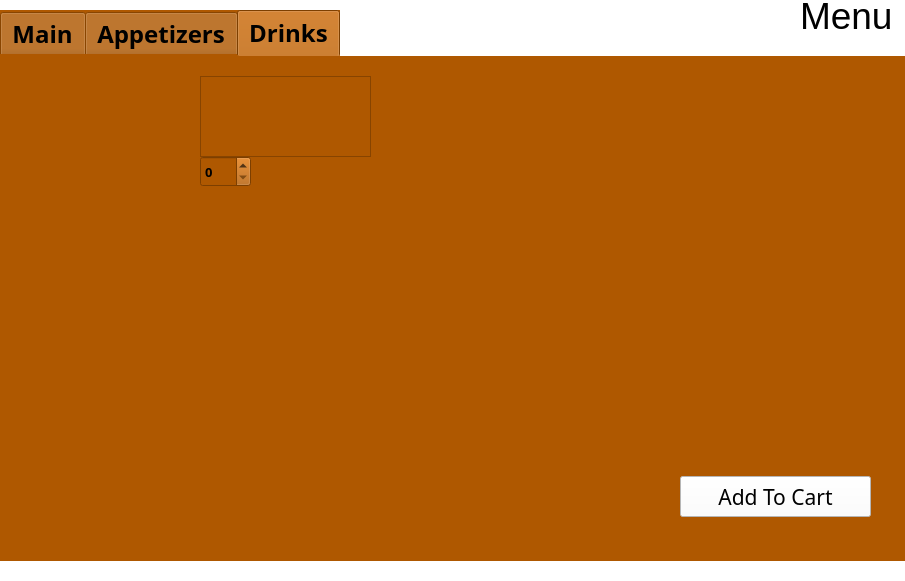
<?xml version="1.0" encoding="UTF-8"?>
<ui version="4.0">
 <class>order</class>
 <widget class="QWidget" name="order">
  <property name="geometry">
   <rect>
    <x>0</x>
    <y>0</y>
    <width>905</width>
    <height>581</height>
   </rect>
  </property>
  <property name="windowTitle">
   <string>Form</string>
  </property>
  <property name="styleSheet">
   <string notr="true">background-color: rgb(255, 255, 255);</string>
  </property>
  <widget class="QTabWidget" name="food1">
   <property name="geometry">
    <rect>
     <x>0</x>
     <y>10</y>
     <width>911</width>
     <height>551</height>
    </rect>
   </property>
   <property name="font">
    <font>
     <family>Arial Rounded MT Bold</family>
     <pointsize>18</pointsize>
     <bold>true</bold>
    </font>
   </property>
   <property name="mouseTracking">
    <bool>true</bool>
   </property>
   <property name="tabletTracking">
    <bool>true</bool>
   </property>
   <property name="styleSheet">
    <string notr="true">background-color: rgb(240, 205, 123);
background-color: rgb(224, 112, 0);
background-color: rgb(137, 206, 0);
background-color: rgb(85, 255, 255);
border-right-color: rgb(255, 198, 84);
selection-color: rgb(170, 170, 127);
border-color: rgb(255, 204, 74);
background-color: rgb(170, 255, 127);
background-color: rgb(239, 120, 0);
background-color: rgb(226, 113, 0);
background-color: rgb(175, 88, 0);</string>
   </property>
   <property name="currentIndex">
    <number>2</number>
   </property>
   <widget class="QWidget" name="tab">
    <attribute name="title">
     <string>Main</string>
    </attribute>
    <widget class="QTextBrowser" name="food11">
     <property name="geometry">
      <rect>
       <x>190</x>
       <y>20</y>
       <width>171</width>
       <height>101</height>
      </rect>
     </property>
     <property name="font">
      <font>
       <family>Arial Rounded MT Bold</family>
       <pointsize>10</pointsize>
      </font>
     </property>
     <property name="autoFillBackground">
      <bool>true</bool>
     </property>
     <property name="styleSheet">
      <string notr="true"/>
     </property>
     <property name="lineWidth">
      <number>0</number>
     </property>
    </widget>
    <widget class="QSpinBox" name="food11c">
     <property name="geometry">
      <rect>
       <x>190</x>
       <y>120</y>
       <width>51</width>
       <height>31</height>
      </rect>
     </property>
     <property name="font">
      <font>
       <family>Arial Rounded MT Bold</family>
       <pointsize>10</pointsize>
       <bold>true</bold>
      </font>
     </property>
     <property name="maximum">
      <number>10</number>
     </property>
    </widget>
    <widget class="QTextBrowser" name="food12">
     <property name="geometry">
      <rect>
       <x>190</x>
       <y>160</y>
       <width>171</width>
       <height>111</height>
      </rect>
     </property>
     <property name="font">
      <font>
       <pointsize>10</pointsize>
      </font>
     </property>
     <property name="autoFillBackground">
      <bool>true</bool>
     </property>
    </widget>
    <widget class="QSpinBox" name="food12c">
     <property name="geometry">
      <rect>
       <x>190</x>
       <y>270</y>
       <width>51</width>
       <height>31</height>
      </rect>
     </property>
     <property name="font">
      <font>
       <pointsize>10</pointsize>
      </font>
     </property>
     <property name="maximum">
      <number>10</number>
     </property>
    </widget>
    <widget class="QTextBrowser" name="food13">
     <property name="geometry">
      <rect>
       <x>580</x>
       <y>20</y>
       <width>171</width>
       <height>101</height>
      </rect>
     </property>
     <property name="font">
      <font>
       <pointsize>10</pointsize>
      </font>
     </property>
     <property name="autoFillBackground">
      <bool>true</bool>
     </property>
    </widget>
    <widget class="QSpinBox" name="food13c">
     <property name="geometry">
      <rect>
       <x>580</x>
       <y>120</y>
       <width>51</width>
       <height>31</height>
      </rect>
     </property>
     <property name="font">
      <font>
       <pointsize>10</pointsize>
      </font>
     </property>
     <property name="maximum">
      <number>10</number>
     </property>
    </widget>
    <widget class="QTextBrowser" name="food14">
     <property name="geometry">
      <rect>
       <x>580</x>
       <y>160</y>
       <width>171</width>
       <height>111</height>
      </rect>
     </property>
     <property name="font">
      <font>
       <pointsize>10</pointsize>
      </font>
     </property>
     <property name="autoFillBackground">
      <bool>true</bool>
     </property>
    </widget>
    <widget class="QSpinBox" name="food14c">
     <property name="geometry">
      <rect>
       <x>580</x>
       <y>270</y>
       <width>51</width>
       <height>31</height>
      </rect>
     </property>
     <property name="font">
      <font>
       <pointsize>10</pointsize>
      </font>
     </property>
     <property name="maximum">
      <number>10</number>
     </property>
    </widget>
    <widget class="QPushButton" name="pushButton_4">
     <property name="geometry">
      <rect>
       <x>20</x>
       <y>430</y>
       <width>101</width>
       <height>41</height>
      </rect>
     </property>
     <property name="font">
      <font>
       <family>Arial Rounded MT Bold</family>
       <pointsize>16</pointsize>
      </font>
     </property>
     <property name="styleSheet">
      <string notr="true">background-color: rgb(255, 157, 19);
background-color: rgb(255, 255, 255);
background-color: rgb(255, 255, 255);
background-color: rgb(255, 255, 255);</string>
     </property>
     <property name="text">
      <string>back</string>
     </property>
    </widget>
    <widget class="QLabel" name="label_3">
     <property name="geometry">
      <rect>
       <x>10</x>
       <y>10</y>
       <width>171</width>
       <height>111</height>
      </rect>
     </property>
     <property name="text">
      <string/>
     </property>
     <property name="pixmap">
      <pixmap resource="pic.qrc">:/chaofan.jpg</pixmap>
     </property>
     <property name="scaledContents">
      <bool>true</bool>
     </property>
    </widget>
    <widget class="QLabel" name="label_4">
     <property name="geometry">
      <rect>
       <x>400</x>
       <y>10</y>
       <width>171</width>
       <height>111</height>
      </rect>
     </property>
     <property name="text">
      <string/>
     </property>
     <property name="pixmap">
      <pixmap resource="pic.qrc">:/chaofen.jpeg</pixmap>
     </property>
     <property name="scaledContents">
      <bool>true</bool>
     </property>
    </widget>
    <widget class="QLabel" name="label_5">
     <property name="geometry">
      <rect>
       <x>10</x>
       <y>160</y>
       <width>171</width>
       <height>111</height>
      </rect>
     </property>
     <property name="text">
      <string/>
     </property>
     <property name="pixmap">
      <pixmap resource="pic.qrc">:/jiaozi.jpg</pixmap>
     </property>
     <property name="scaledContents">
      <bool>true</bool>
     </property>
    </widget>
    <widget class="QLabel" name="label_6">
     <property name="geometry">
      <rect>
       <x>400</x>
       <y>160</y>
       <width>171</width>
       <height>111</height>
      </rect>
     </property>
     <property name="text">
      <string/>
     </property>
     <property name="pixmap">
      <pixmap resource="pic.qrc">:/tofu.jpeg</pixmap>
     </property>
     <property name="scaledContents">
      <bool>true</bool>
     </property>
    </widget>
    <widget class="QPushButton" name="pushButton_3">
     <property name="geometry">
      <rect>
       <x>680</x>
       <y>420</y>
       <width>191</width>
       <height>41</height>
      </rect>
     </property>
     <property name="font">
      <font>
       <family>Arial Rounded MT Bold</family>
       <pointsize>16</pointsize>
      </font>
     </property>
     <property name="styleSheet">
      <string notr="true">background-color: rgb(255, 255, 255);</string>
     </property>
     <property name="text">
      <string>Add To Cart</string>
     </property>
    </widget>
   </widget>
   <widget class="QWidget" name="tab_2">
    <attribute name="title">
     <string>Appetizers</string>
    </attribute>
    <widget class="QTextBrowser" name="food16">
     <property name="geometry">
      <rect>
       <x>190</x>
       <y>20</y>
       <width>171</width>
       <height>111</height>
      </rect>
     </property>
     <property name="font">
      <font>
       <family>Arial Rounded MT Bold</family>
       <pointsize>10</pointsize>
      </font>
     </property>
     <property name="autoFillBackground">
      <bool>true</bool>
     </property>
     <property name="styleSheet">
      <string notr="true">border-color: rgb(255, 255, 255);</string>
     </property>
    </widget>
    <widget class="QSpinBox" name="food16c">
     <property name="geometry">
      <rect>
       <x>190</x>
       <y>130</y>
       <width>51</width>
       <height>31</height>
      </rect>
     </property>
     <property name="font">
      <font>
       <family>Arial Rounded MT Bold</family>
       <pointsize>10</pointsize>
       <bold>true</bold>
      </font>
     </property>
     <property name="maximum">
      <number>10</number>
     </property>
    </widget>
    <widget class="QLabel" name="label_2">
     <property name="geometry">
      <rect>
       <x>20</x>
       <y>20</y>
       <width>161</width>
       <height>111</height>
      </rect>
     </property>
     <property name="text">
      <string/>
     </property>
     <property name="pixmap">
      <pixmap resource="pic.qrc">:/vegieSoup.jpg</pixmap>
     </property>
     <property name="scaledContents">
      <bool>true</bool>
     </property>
    </widget>
    <widget class="QPushButton" name="pushButton_5">
     <property name="geometry">
      <rect>
       <x>680</x>
       <y>420</y>
       <width>191</width>
       <height>41</height>
      </rect>
     </property>
     <property name="font">
      <font>
       <family>Arial Rounded MT Bold</family>
       <pointsize>16</pointsize>
      </font>
     </property>
     <property name="styleSheet">
      <string notr="true">background-color: rgb(255, 255, 255);</string>
     </property>
     <property name="text">
      <string>Add To Cart</string>
     </property>
    </widget>
   </widget>
   <widget class="QWidget" name="tab_3">
    <attribute name="title">
     <string>Drinks</string>
    </attribute>
    <widget class="QTextBrowser" name="food15">
     <property name="geometry">
      <rect>
       <x>200</x>
       <y>20</y>
       <width>171</width>
       <height>81</height>
      </rect>
     </property>
     <property name="font">
      <font>
       <family>Arial Rounded MT Bold</family>
       <pointsize>10</pointsize>
      </font>
     </property>
     <property name="autoFillBackground">
      <bool>true</bool>
     </property>
     <property name="styleSheet">
      <string notr="true"/>
     </property>
     <property name="lineWidth">
      <number>0</number>
     </property>
     <property name="html">
      <string>&lt;!DOCTYPE HTML PUBLIC &quot;-//W3C//DTD HTML 4.0//EN&quot; &quot;http://www.w3.org/TR/REC-html40/strict.dtd&quot;&gt;
&lt;html&gt;&lt;head&gt;&lt;meta name=&quot;qrichtext&quot; content=&quot;1&quot; /&gt;&lt;meta charset=&quot;utf-8&quot; /&gt;&lt;style type=&quot;text/css&quot;&gt;
p, li { white-space: pre-wrap; }
hr { height: 1px; border-width: 0; }
li.unchecked::marker { content: &quot;\2610&quot;; }
li.checked::marker { content: &quot;\2612&quot;; }
&lt;/style&gt;&lt;/head&gt;&lt;body style=&quot; font-family:'Arial Rounded MT Bold'; font-size:10pt; font-weight:400; font-style:normal;&quot;&gt;
&lt;p style=&quot;-qt-paragraph-type:empty; margin-top:0px; margin-bottom:0px; margin-left:0px; margin-right:0px; -qt-block-indent:0; text-indent:0px;&quot;&gt;&lt;br /&gt;&lt;/p&gt;&lt;/body&gt;&lt;/html&gt;</string>
     </property>
    </widget>
    <widget class="QLabel" name="label_7">
     <property name="geometry">
      <rect>
       <x>20</x>
       <y>20</y>
       <width>171</width>
       <height>81</height>
      </rect>
     </property>
     <property name="text">
      <string/>
     </property>
     <property name="pixmap">
      <pixmap resource="pic.qrc">:/drinks.jpeg</pixmap>
     </property>
     <property name="scaledContents">
      <bool>true</bool>
     </property>
    </widget>
    <widget class="QSpinBox" name="food15_c">
     <property name="geometry">
      <rect>
       <x>200</x>
       <y>100</y>
       <width>51</width>
       <height>31</height>
      </rect>
     </property>
     <property name="font">
      <font>
       <family>Arial Rounded MT Bold</family>
       <pointsize>10</pointsize>
       <bold>true</bold>
      </font>
     </property>
     <property name="maximum">
      <number>10</number>
     </property>
    </widget>
    <widget class="QPushButton" name="pushButton_6">
     <property name="geometry">
      <rect>
       <x>680</x>
       <y>420</y>
       <width>191</width>
       <height>41</height>
      </rect>
     </property>
     <property name="font">
      <font>
       <family>Arial Rounded MT Bold</family>
       <pointsize>16</pointsize>
      </font>
     </property>
     <property name="styleSheet">
      <string notr="true">background-color: rgb(255, 255, 255);</string>
     </property>
     <property name="text">
      <string>Add To Cart</string>
     </property>
    </widget>
   </widget>
  </widget>
  <widget class="QLabel" name="label">
   <property name="geometry">
    <rect>
     <x>800</x>
     <y>-10</y>
     <width>101</width>
     <height>51</height>
    </rect>
   </property>
   <property name="font">
    <font>
     <family>Segoe UI</family>
     <pointsize>28</pointsize>
     <italic>false</italic>
     <bold>false</bold>
    </font>
   </property>
   <property name="styleSheet">
    <string notr="true">color: rgb(0, 0, 0);
font: 11pt &quot;Segoe UI&quot;;
font: 48pt &quot;Segoe UI&quot;;
font: 28pt &quot;Segoe UI&quot;;</string>
   </property>
   <property name="text">
    <string>Menu</string>
   </property>
  </widget>
 </widget>
 <resources>
  <include location="pic.qrc"/>
 </resources>
 <connections/>
</ui>
